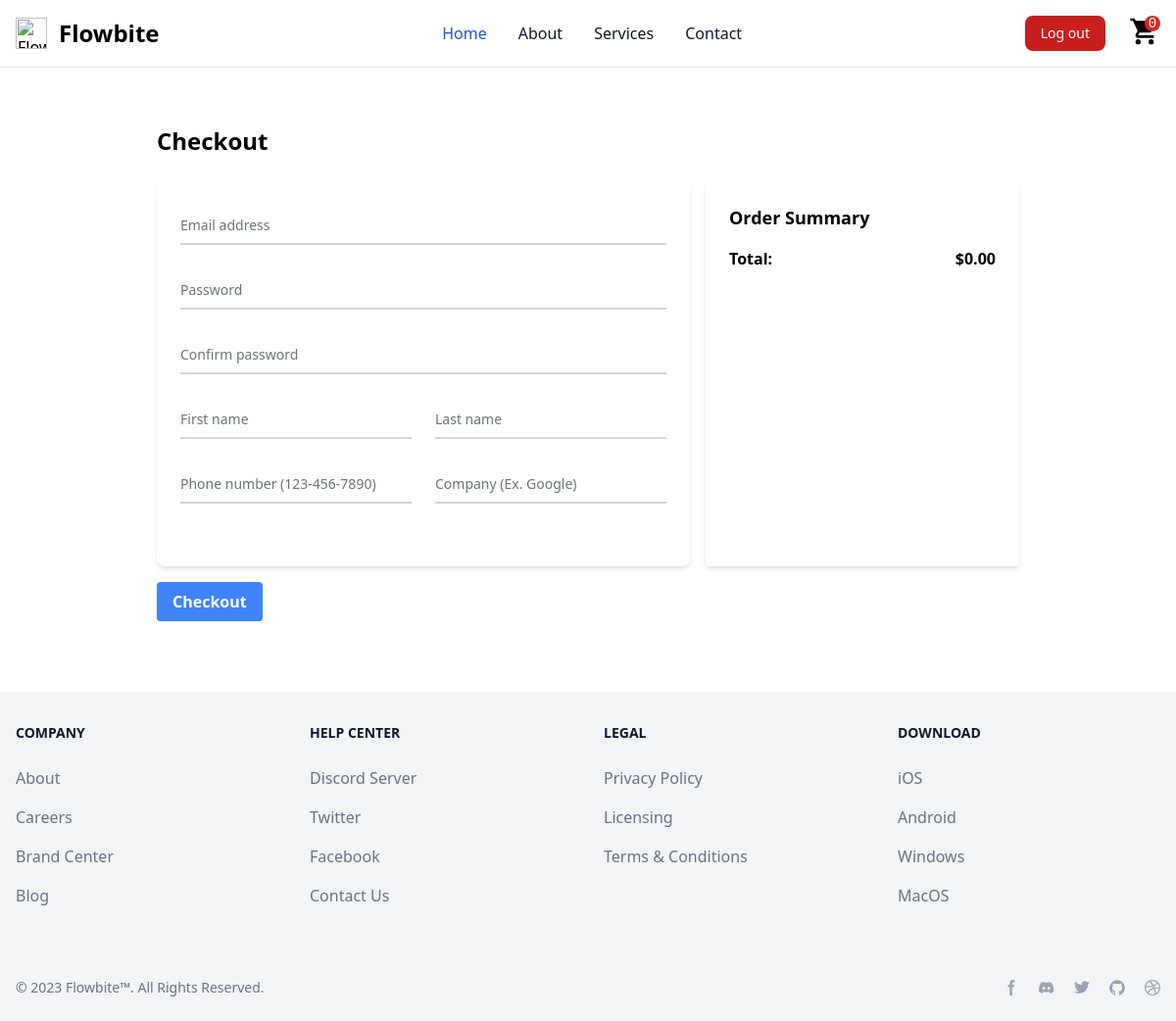
Before: /checkout/ (signed in) with the older database file.
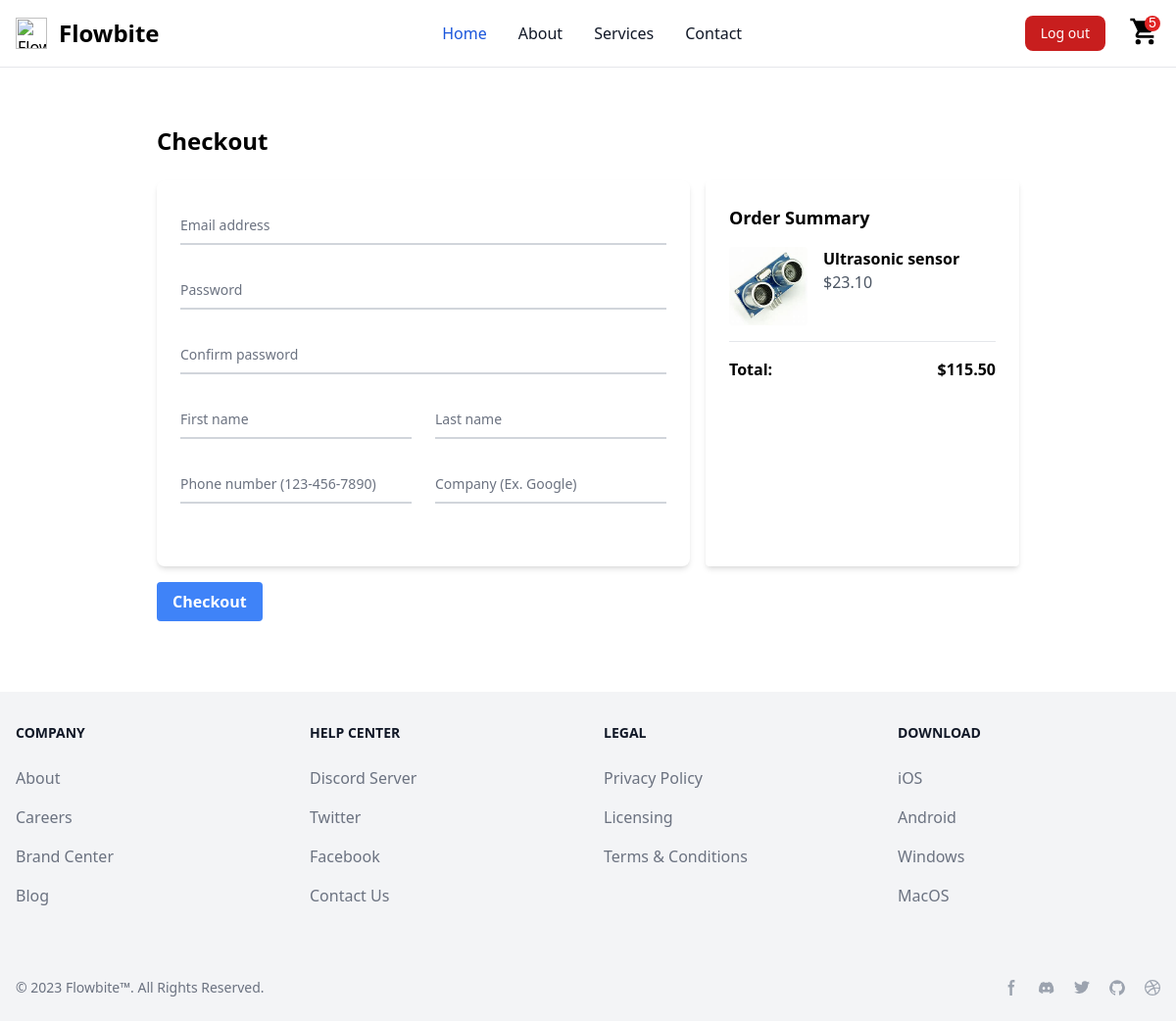
After: the same page with the newer database file.
### store/models.py (models this page shows, shortened)
class Order(models.Model):
    customer = models.ForeignKey(Customer, on_delete=models.SET_NULL, blank=True, null=True)
    date_ordered = models.DateTimeField(auto_now_add=True)
    completed = models.BooleanField(default=False)
    transaction_id = models.CharField(max_length=200, null=True)
    @property
    def shipping(self):
        shipping = False
        orderitems = self.orderitem_set.all()
        for i in orderitems:
            if i.product.digital == False:
                shipping = True
        return shipping
    @property
    def get_cart_total(self):
        orderitems = self.orderitem_set.all()
        total = sum([item.get_total for item in orderitems])
        return total
    @property
    def get_cart_items(self):
        orderitems = self.orderitem_set.all()
        total = sum([item.quantity for item in orderitems])
        return total

class OrderItem(models.Model):
    product = models.ForeignKey(Product, on_delete=models.SET_NULL, blank=True, null=True)
    order = models.ForeignKey(Order, on_delete=models.SET_NULL, blank=True, null=True)
    quantity = models.IntegerField(default=0, null=True, blank=True)
    date_added = models.DateTimeField(auto_now_add=True)
    @property
    def get_total(self):
        total = self.product.price * self.quantity
        return total

class Product(models.Model):
    name = models.CharField(max_length=200, null=True)
    price = models.DecimalField(max_digits=7, decimal_places=2)
    digital = models.BooleanField(default=False, null=True, blank=True)
    image = models.ImageField(null=True, blank=True)
    @property
    def imageURL(self):
        try:
            url = self.image.url
        except:
            url = ''
        return url

### store/views.py (the view)
# urls.py: path('checkout/', views.checkout, name="checkout"),
def checkout(request):
    data = cartData(request)
    cartItems = data['cartItems']
    order = data['order']
    items = data['items']
    context = {'items': items, 'order': order, 'cartItems': cartItems}
    return render(request, 'checkout.html', context)

### store/utils.py (called while the page is built)
def cartData(request):
    if request.user.is_authenticated:
        customer = request.user
        order, created = Order.objects.get_or_create(customer=customer, completed=False)
        items = order.orderitem_set.all()
        cartItems = order.get_cart_items
    else:
        cookieData = cookieCart(request)
        cartItems = cookieData['cartItems']
        order = cookieData['order']
        items = cookieData['items']
    return {'cartItems': cartItems, 'items': items, 'order': order}

### templates/checkout.html (shortened to what the changed rows need)
-{% extends 'main.html' %}
{% load static %}
{% block content %}
<div class="container mx-auto p-4 md:p-6">
	<h1 class="text-2xl font-semibold mb-6">Checkout</h1>
	<div class="flex flex-col md:flex-row gap-4">
	<div class="bg-white shadow-md rounded p-4 md:p-6 w-full md:w-80">
		<h2 class="text-lg font-semibold mb-4">Order Summary</h2>
		{% for item in items %}
		<div class="flex mb-4">
			<img src="{{item.product.imageURL}}" alt="Item" class="w-20 h-20 object-cover rounded">
			<div class="ml-4">
				<p class="font-semibold">{{item.product.name}}</p>
				<p class="text-gray-600">${{item.product.price}}</p>
			</div>
		</div>
		<hr class="my-4">
		{% endfor %}
		<div class="flex justify-between">
			<span class="font-semibold">Total:</span>
			<span class="font-semibold">${{order.get_cart_total|floatformat:2 }}</span>
		</div>
	</div>
	</div>
</div>
{% endblock content %}

Changed rows visible on the page:
added OrderItem: product.imageURL (picture), product.name "Ultrasonic sensor", product.price "23.10"
computed for Order: get_cart_total "0.00" → "115.50"
Other visible differences:
{{ cartItems }}: "0" → "5"
